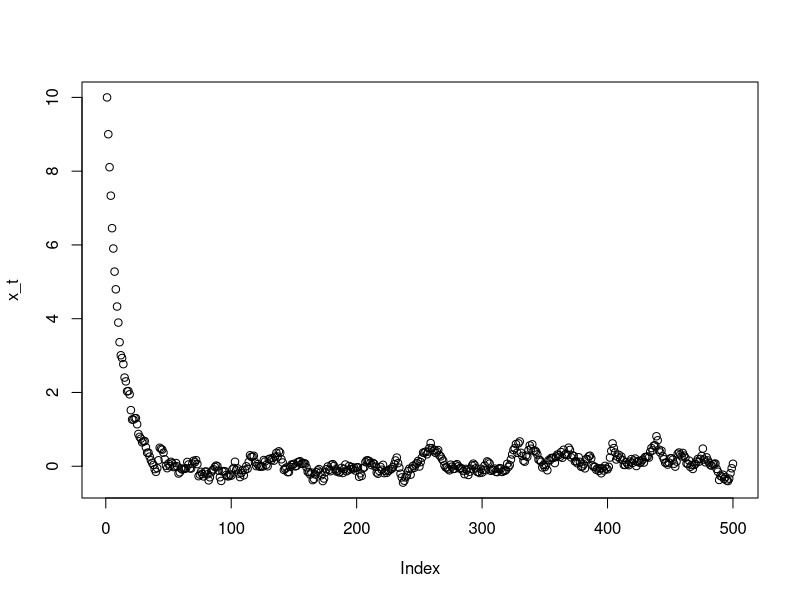
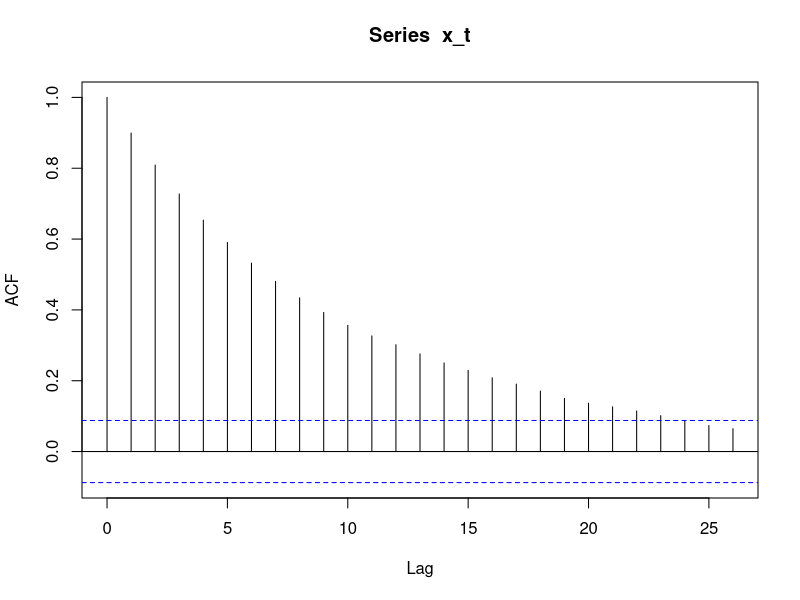
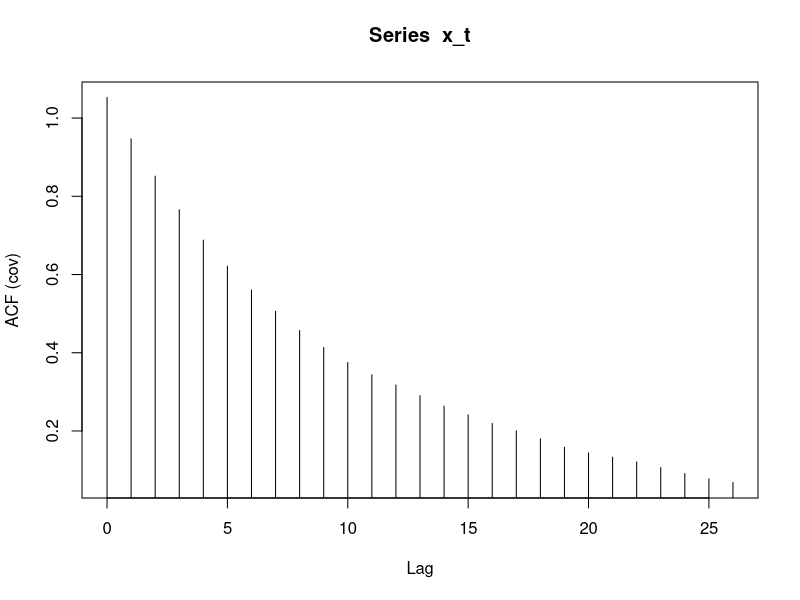
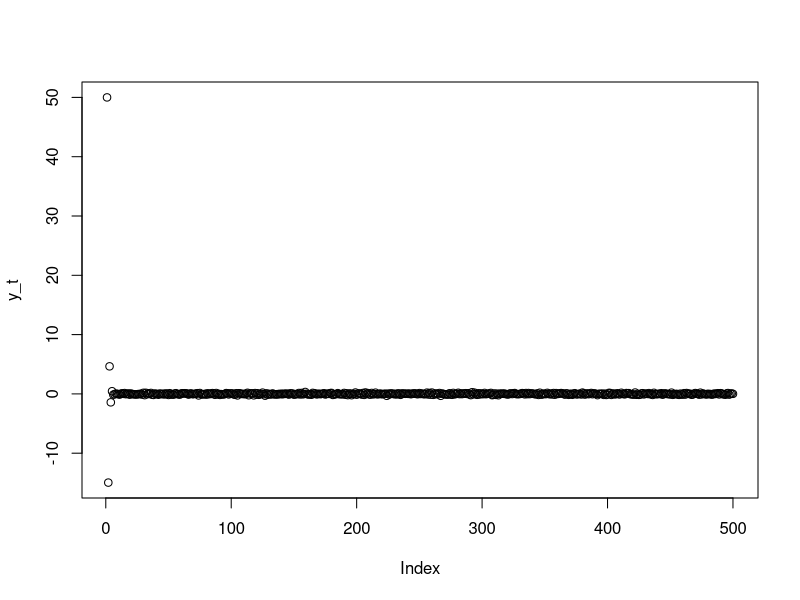
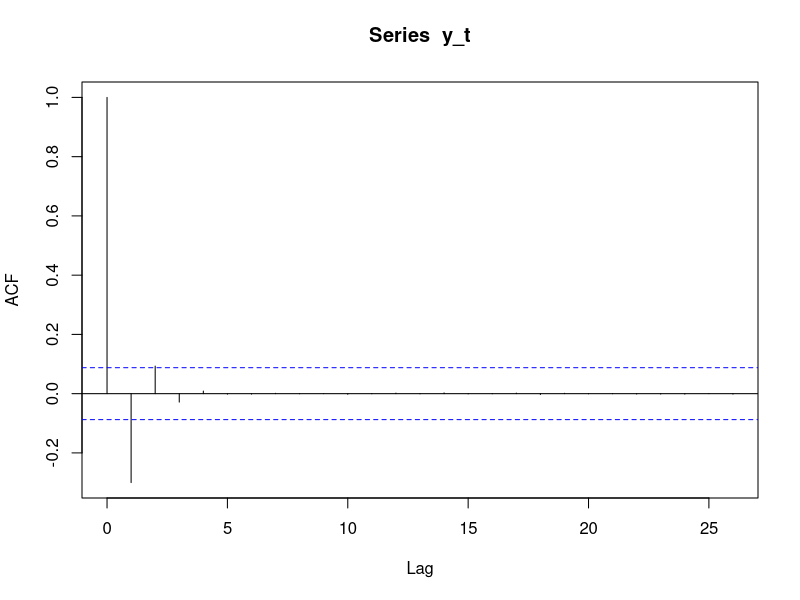
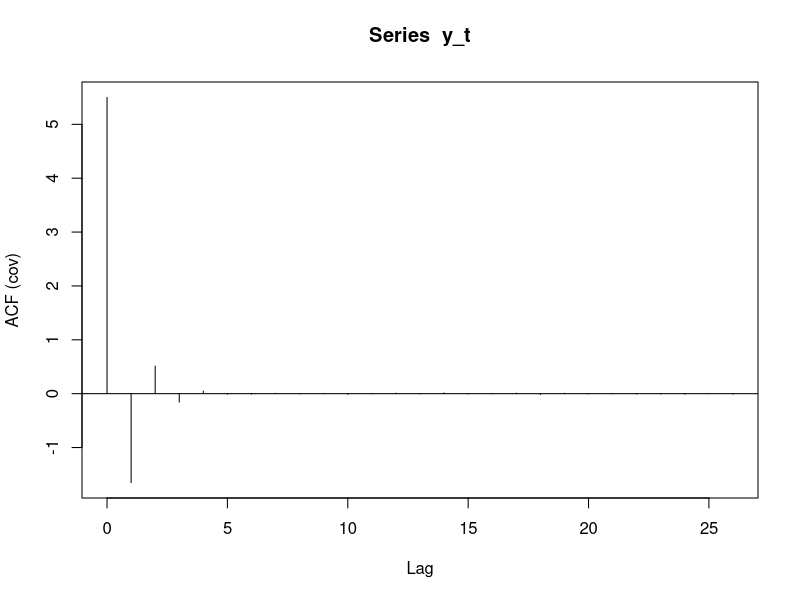
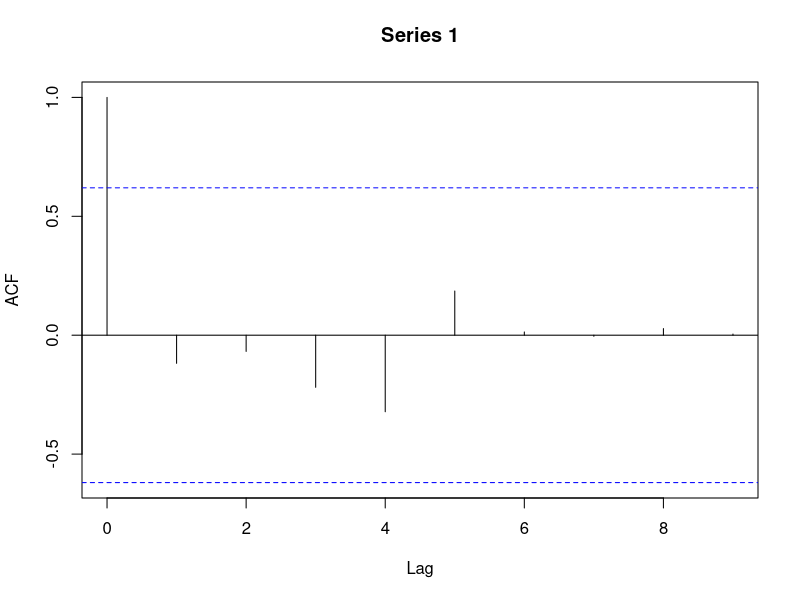
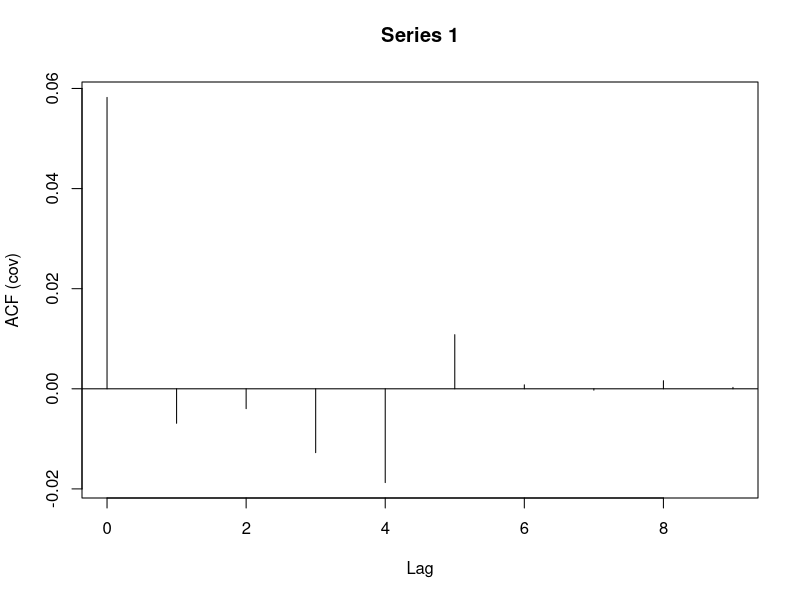

R code for these plots, in order:
## ---- chunk 1
knitr::opts_chunk$set(echo = TRUE, error = TRUE)
## ---- chunk 2
x_t <- rep(10, 500)
for (i in 2:500){
  x_t[i] = 0.9 * x_t[i-1] + rnorm(1,0,.1)
}

plot(x_t)
acf(x_t) #estimated Correlation based on lags
acf(x_t, type = 'covariance') ##estimated Covariance based on lags
## ---- chunk 3
y_t <- rep(50, 500)
for (i in 2:500){
  y_t[i] = -0.3 * y_t[i-1] + rnorm(1,0,.1)
}
plot(y_t)
acf(y_t)
acf(y_t, type = 'covariance') ##estimated Covariance based on lags
## ---- chunk 4
Sigma <- matrix(.175, byrow=TRUE, nrow=10, ncol=10)
for (i in 1:10){
    Sigma [i, i] = .25
}
Sigma
L <- t(chol(Sigma))
z <- rnorm(10)
x = L %*% z
x
## ---- chunk 5
acf(x)
acf(x, type = 'covariance')
